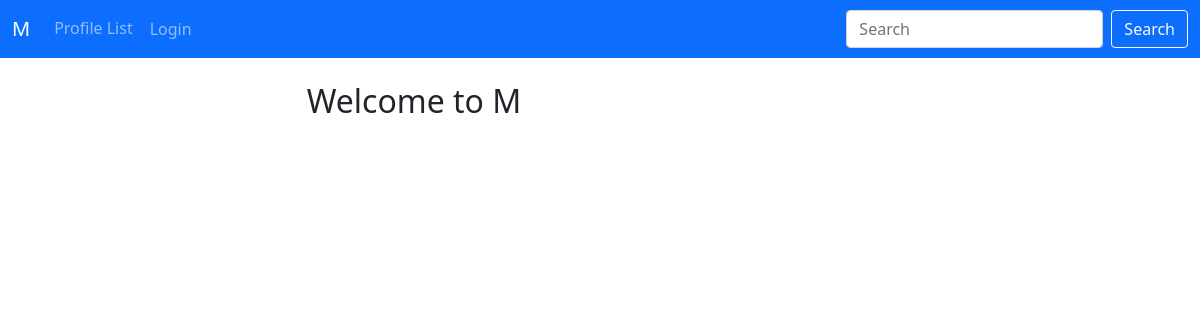
The app's page /, older data.
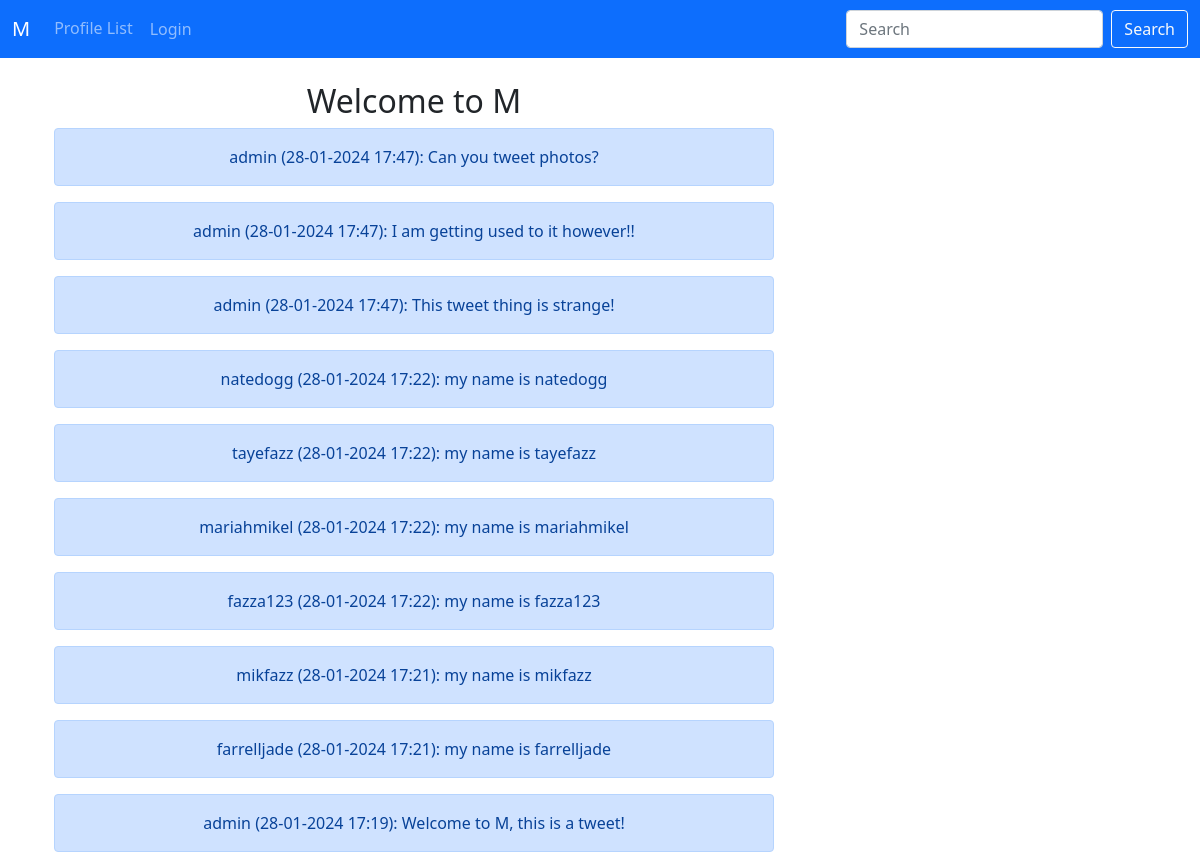
The same page, newer data.
### m/models.py (models this page shows)
class Tweet(models.Model):
    user = models.ForeignKey(User, related_name="tweets", on_delete=models.DO_NOTHING)
    body = models.CharField(max_length=200)
    created_at = models.DateTimeField(auto_now_add=True)
    def __str__(self):
        return(
            f"{self.user} "
            f"({self.created_at:%d-%m-%Y %H:%M}): "
            f"{self.body}"
        )

### m/views.py (the view)
# urls.py: path('', views.home, name="home"),
def home(request):
    tweet = None  # Initialize tweet
    if request.user.is_authenticated:
        form = TweetForm(request.POST or None)
        if request.method == 'POST':
            if form.is_valid():
                tweet = form.save(commit=False)
                tweet.user = request.user
                tweet.save()
                messages.success(request, "Your tweet has been successfully posted...")
                return redirect('m:home')
        context = {
            'form': form,
            'tweet': tweet  # Include tweet only if it's defined
        }
        tweets = Tweet.objects.all().order_by("-created_at")
        context['tweets'] = tweets  # Add tweets to the context
        return render(request, "m/home.html", context)
    else:
        tweets = Tweet.objects.all().order_by("-created_at")
        context = {
            'tweets': tweets  # Add tweets to the context
        }
        return render(request, "m/home.html", context)

### m/templates/m/home.html (shortened to what this page needs)
{% extends 'm/base.html' %}
{% block content %}
<div class="container text-center">
  <div class="row">
    <div class="col-8">
      <h2>Welcome to M</h2>
      {% for tweet in tweets %}
      <div class="alert alert-primary" role="alert">
        {{ tweet }}
      </div>
      {% endfor %}
    </div>
    <div class="col-4">
      <br/><br/>
    </div>
  </div>
</div>
{% endblock %}

Row changes from the older to the newer data that the page shows:
added Tweet: user+created_at+body "admin (28-01-2024 17:47): Can you tweet photos?"
added Tweet: user+created_at+body "admin (28-01-2024 17:47): I am getting used to it however!!"
added Tweet: user+created_at+body "admin (28-01-2024 17:47): This tweet thing is strange!"
added Tweet: user+created_at+body "natedogg (28-01-2024 17:22): my name is natedogg"
added Tweet: user+created_at+body "tayefazz (28-01-2024 17:22): my name is tayefazz"
added Tweet: user+created_at+body "mariahmikel (28-01-2024 17:22): my name is mariahmikel"
added Tweet: user+created_at+body "fazza123 (28-01-2024 17:22): my name is fazza123"
added Tweet: user+created_at+body "mikfazz (28-01-2024 17:21): my name is mikfazz"
added Tweet: user+created_at+body "farrelljade (28-01-2024 17:21): my name is farrelljade"
added Tweet: user+created_at+body "admin (28-01-2024 17:19): Welcome to M, this is a tweet!"
